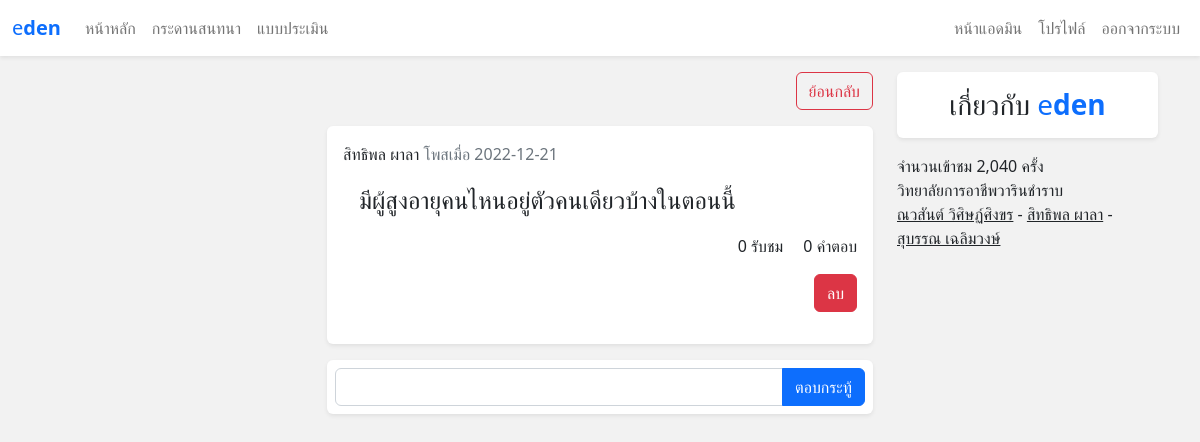
The page /webboard?web_id=17 (signed in) on the database as committed earlier.
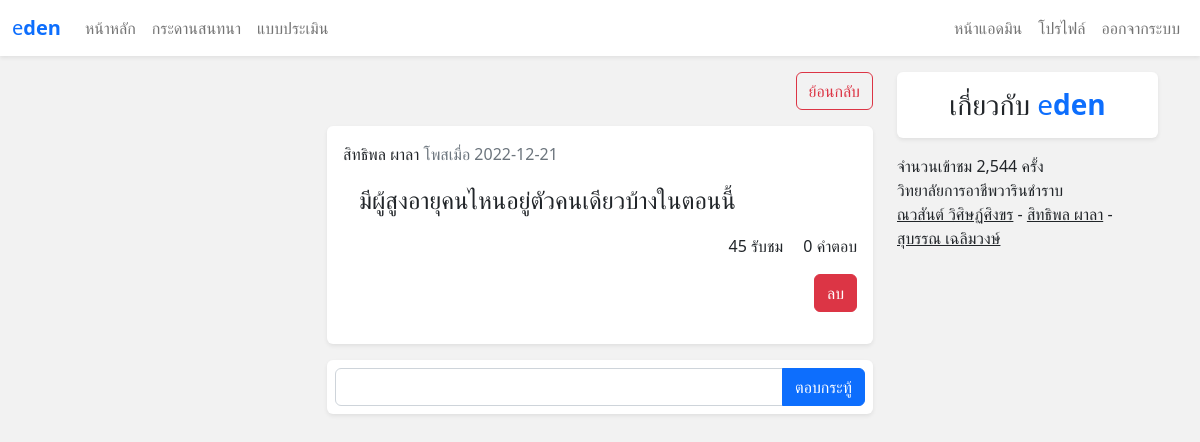
The same page on the database as committed later.
### tables this page shows
CREATE TABLE `webboard` (
  `web_id` int(5) NOT NULL,
  `web_name` varchar(200) NOT NULL,
  `web_date` date NOT NULL,
  `mem_id` int(5) NOT NULL,
  `web_view` int(10) NOT NULL
);

CREATE TABLE `member` (
  `mem_id` int(5) NOT NULL,
  `mem_name` varchar(200) NOT NULL,
  `mem_address` varchar(200) NOT NULL,
  `mem_date` date NOT NULL,
  `mem_email` varchar(100) NOT NULL,
  `mem_tel` varchar(20) NOT NULL,
  `mem_username` varchar(50) NOT NULL,
  `mem_password` varchar(50) NOT NULL,
  `mem_view` int(5) NOT NULL,
  `mem_status` varchar(10) NOT NULL,
  `mem_regis_date` date NOT NULL
);

### modules/getParams.php (called while the page is built, shortened)
<?php
function fetch($result){
    return mysqli_fetch_assoc($result);
}

### com/web-detail/ShowWebDetail.php (the view, shortened to what this page needs)
<?php
$db->query("UPDATE webboard SET `web_view`=`web_view`+1 WHERE web_id = " . $_GET['web_id']);
$allWeb=$db->query("SELECT * FROM webboard WHERE web_id = " . $_GET['web_id']);
$web=fetch($allWeb);
$usr_web=fetch($db->query("SELECT * FROM member WHERE mem_id = " . $web['mem_id']));
FrameStart();
?>
    <div class="text-end mt-3">
        <a href="./webboard" class="btn btn-outline-danger">ย้อนกลับ</a>
    </div>
    <div class="bg-white rounded shadow-sm p-3 my-3">
        <div>
            <span><?php echo $usr_web['mem_name'] ?? "ไม่พบผู้ใช้งาน"; ?></span>
            <span class="text-secondary"> โพสเมื่อ <?php echo $web['web_date']; ?></span>
        </div>
        <div class="p-3 fs-4 text-break">
            <?php echo $web['web_name']; ?>
        </div>
        <div class="text-end">
            <span class="mx-3"><?php echo $web['web_view']; ?> รับชม</span>
            <span><?php echo $db->query("SELECT * FROM webboard_detail WHERE web_id = " . $web['web_id'])->num_rows ?? 0; ?> คำตอบ</span>
        </div>
        <?php if(isset($_SESSION['usr']) && $_SESSION['usr'] == $web['mem_id'] ||
        (isset($_SESSION['status']) && $_SESSION['status'] == 'admin')): ?>
            <form method="post" class="text-end my-3">
                <button name="deleteWeb" class="btn btn-danger">ลบ</button>
            </form>
        <?php endif; ?>
    </div>
<?php
require('./com/web-detail/CreateWebDetail.php');
FrameEnd(); ?>

### modules/Frame.php (shortened to what this page needs)
<?php function FrameStart() {  ?>
<div class="container">
    <div class="row">
        <div class="col-md-3"></div>
        <div class="col-md-6">
<?php } function FrameEnd() {
    require('./modules/Database.php');  ?>
        </div>
        <div class="col-md-3">
        <h3 class="bg-white rounded shadow-sm p-3 my-3 text-center">เกี่ยวกับ <span class="text-primary">e<span class="fw-bold">den</span></span></h3>
        <div>
            <?php if(isset($_SESSION['usr'])): ?>
               จำนวนเข้าชม <?php echo number_format(fetch($db->query("SELECT * FROM member WHERE mem_id = " . $_SESSION['usr']))['mem_view'] ?? 0); ?> ครั้ง
               <?php endif; ?>
            </div>
            <div>
                <div>วิทยาลัยการอาชีพวารินชำราบ</div>
                <div>
                <a class="text-dark" href="https://github.com/Arikato111">ณวสันต์ วิศิษฏ์ศิงขร</a> -
                <a class="text-dark" href="mailto:zxcmarksf0456@gmail.com">สิทธิพล ผาลา</a> -
                <a class="text-dark" href="https://www.facebook.com/tanotookzon">สุบรรณ เฉลิมวงษ์</a>
            </div>
            </div>
        </div>
        </div>
    </div>
<?php } ?>

Rows that differ between the two databases and show on the page:
changed webboard "มีผู้สูงอายุคนไหนอยู่ตัวคนเดียวบ้างในตอนนี้": web_view "0" → "45"
changed member (number 2 of 2 on the later page): mem_view "2,040" → "2,544"
